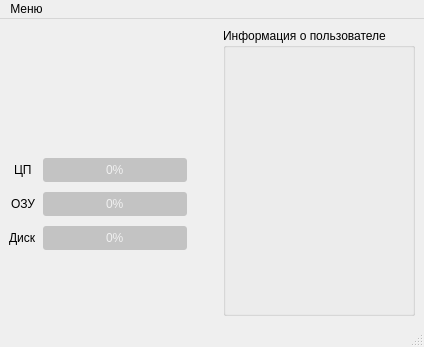
<?xml version="1.0" encoding="UTF-8"?>
<ui version="4.0">
 <class>MainWindow</class>
 <widget class="QMainWindow" name="MainWindow">
  <property name="geometry">
   <rect>
    <x>0</x>
    <y>0</y>
    <width>424</width>
    <height>347</height>
   </rect>
  </property>
  <property name="minimumSize">
   <size>
    <width>400</width>
    <height>280</height>
   </size>
  </property>
  <property name="maximumSize">
   <size>
    <width>700</width>
    <height>370</height>
   </size>
  </property>
  <property name="windowTitle">
   <string>Мониторинг ресурсов</string>
  </property>
  <widget class="QWidget" name="centralwidget">
   <layout class="QGridLayout" name="gridLayout">
    <property name="bottomMargin">
     <number>9</number>
    </property>
    <item row="0" column="0">
     <layout class="QFormLayout" name="formLayout">
      <property name="labelAlignment">
       <set>Qt::AlignHCenter|Qt::AlignTop</set>
      </property>
      <property name="formAlignment">
       <set>Qt::AlignHCenter|Qt::AlignTop</set>
      </property>
      <property name="horizontalSpacing">
       <number>6</number>
      </property>
      <property name="verticalSpacing">
       <number>10</number>
      </property>
      <property name="rightMargin">
       <number>30</number>
      </property>
      <item row="0" column="1">
       <widget class="QLabel" name="image">
        <property name="minimumSize">
         <size>
          <width>140</width>
          <height>120</height>
         </size>
        </property>
        <property name="maximumSize">
         <size>
          <width>164</width>
          <height>140</height>
         </size>
        </property>
        <property name="text">
         <string/>
        </property>
        <property name="pixmap">
         <pixmap resource="resource.qrc">:/resources/img/pngwing.com.png</pixmap>
        </property>
        <property name="alignment">
         <set>Qt::AlignCenter</set>
        </property>
       </widget>
      </item>
      <item row="1" column="0">
       <widget class="QLabel" name="label">
        <property name="text">
         <string>ЦП</string>
        </property>
       </widget>
      </item>
      <item row="1" column="1">
       <widget class="QProgressBar" name="progressBar">
        <property name="minimumSize">
         <size>
          <width>68</width>
          <height>24</height>
         </size>
        </property>
        <property name="maximumSize">
         <size>
          <width>188</width>
          <height>24</height>
         </size>
        </property>
        <property name="styleSheet">
         <string notr="true">QProgressBar {
	background-color: rgb(195, 195, 195);
	color: rgb(240, 240, 240);
	border-style: solid;
	border-radius: 3px;
	text-align: center;
}

QProgressBar::chunk {
	border-radius: 3px;
	background-color: qlineargradient(spread:pad, x1:0, y1:0, x2:1, y2:1, stop:0 rgba(255, 157, 38, 255), stop:1 rgba(255, 223, 62, 255));
}</string>
        </property>
        <property name="value">
         <number>0</number>
        </property>
       </widget>
      </item>
      <item row="2" column="0">
       <widget class="QLabel" name="label_2">
        <property name="text">
         <string>ОЗУ</string>
        </property>
       </widget>
      </item>
      <item row="2" column="1">
       <widget class="QProgressBar" name="progressBar_2">
        <property name="minimumSize">
         <size>
          <width>68</width>
          <height>24</height>
         </size>
        </property>
        <property name="maximumSize">
         <size>
          <width>188</width>
          <height>24</height>
         </size>
        </property>
        <property name="styleSheet">
         <string notr="true">QProgressBar {
	background-color: rgb(195, 195, 195);
	color: rgb(240, 240, 240);
	border-style: solid;
	border-radius: 3px;
	text-align: center;
}

QProgressBar::chunk {
	border-radius: 3px;
	background-color: qlineargradient(spread:pad, x1:0, y1:0, x2:1, y2:1, stop:0 rgba(255, 157, 38, 255), stop:1 rgba(255, 223, 62, 255));
}</string>
        </property>
        <property name="value">
         <number>0</number>
        </property>
       </widget>
      </item>
      <item row="3" column="0">
       <widget class="QLabel" name="label_3">
        <property name="text">
         <string>Диск</string>
        </property>
       </widget>
      </item>
      <item row="3" column="1">
       <widget class="QProgressBar" name="progressBar_3">
        <property name="minimumSize">
         <size>
          <width>68</width>
          <height>24</height>
         </size>
        </property>
        <property name="maximumSize">
         <size>
          <width>188</width>
          <height>24</height>
         </size>
        </property>
        <property name="styleSheet">
         <string notr="true">QProgressBar {
	background-color: rgb(195, 195, 195);
	color: rgb(240, 240, 240);
	border-style: solid;
	border-radius: 3px;
	text-align: center;
}

QProgressBar::chunk {
	border-radius: 3px;
	background-color: qlineargradient(spread:pad, x1:0, y1:0, x2:1, y2:1, stop:0 rgba(255, 157, 38, 255), stop:1 rgba(255, 223, 62, 255));
}</string>
        </property>
        <property name="value">
         <number>0</number>
        </property>
       </widget>
      </item>
     </layout>
    </item>
    <item row="0" column="1">
     <widget class="QGroupBox" name="groupBox">
      <property name="minimumSize">
       <size>
        <width>150</width>
        <height>0</height>
       </size>
      </property>
      <property name="maximumSize">
       <size>
        <width>16777215</width>
        <height>16777215</height>
       </size>
      </property>
      <property name="title">
       <string>Информация о пользователе</string>
      </property>
      <widget class="QLabel" name="label_4">
       <property name="geometry">
        <rect>
         <x>10</x>
         <y>20</y>
         <width>131</width>
         <height>261</height>
        </rect>
       </property>
       <property name="text">
        <string/>
       </property>
      </widget>
     </widget>
    </item>
   </layout>
  </widget>
  <widget class="QMenuBar" name="menubar">
   <property name="geometry">
    <rect>
     <x>0</x>
     <y>0</y>
     <width>424</width>
     <height>22</height>
    </rect>
   </property>
   <widget class="QMenu" name="menu">
    <property name="title">
     <string>Меню</string>
    </property>
    <widget class="QMenu" name="menu_2">
     <property name="title">
      <string>Выбрать картинку</string>
     </property>
     <addaction name="action_2"/>
     <addaction name="action_3"/>
     <addaction name="action"/>
     <addaction name="action_4"/>
    </widget>
    <addaction name="menu_2"/>
    <addaction name="action_5"/>
   </widget>
   <addaction name="menu"/>
  </widget>
  <widget class="QStatusBar" name="statusbar"/>
  <action name="action_2">
   <property name="text">
    <string>Компьютер</string>
   </property>
  </action>
  <action name="action_3">
   <property name="text">
    <string>Принтер</string>
   </property>
  </action>
  <action name="action">
   <property name="text">
    <string>Ноутбук</string>
   </property>
   <property name="toolTip">
    <string>Ноутбук</string>
   </property>
  </action>
  <action name="action_5">
   <property name="text">
    <string>Информация о пользователе</string>
   </property>
  </action>
  <action name="action_4">
   <property name="text">
    <string>Сервер</string>
   </property>
  </action>
 </widget>
 <resources>
  <include location="resource.qrc"/>
 </resources>
 <connections/>
</ui>
